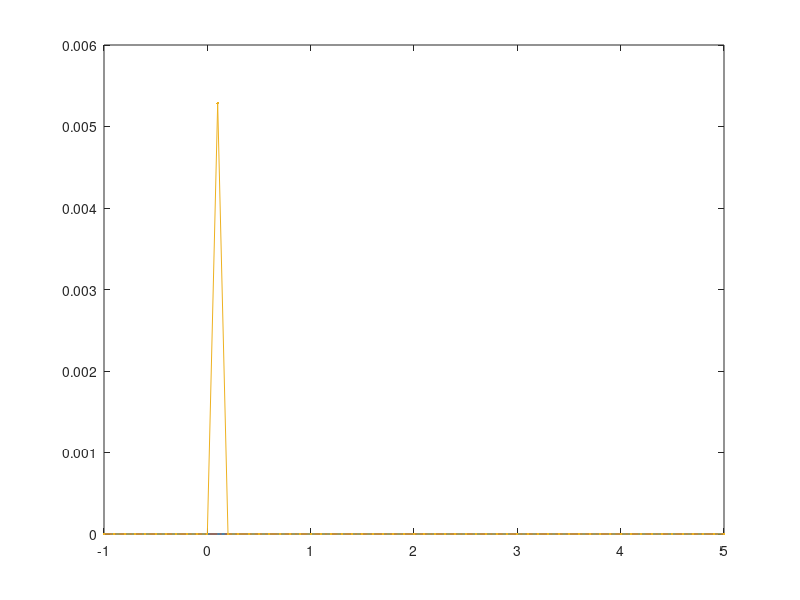
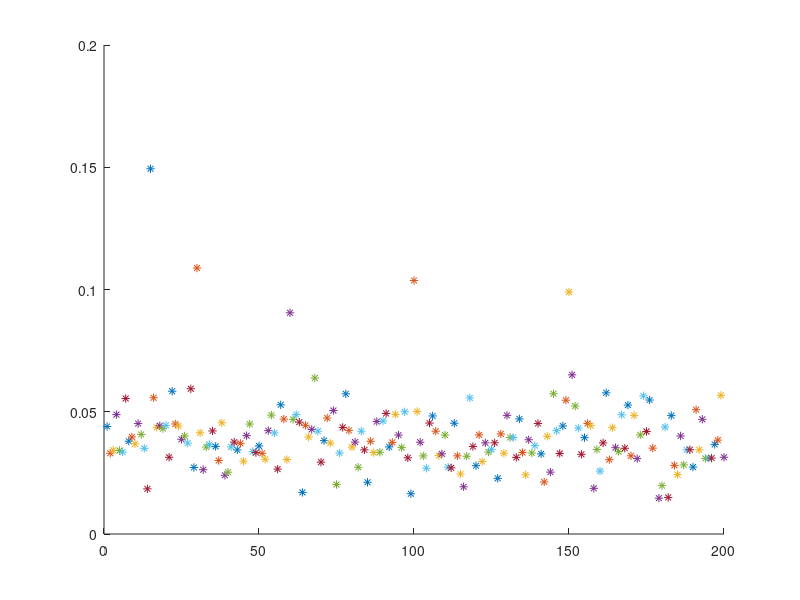

MATLAB code to generate these figures, in order:

mu1=0.1;sig1=1;mu2=0.2;sig2=1;mu3=0.4;sig3=1;
x=-1:0.1:5;n=200;x4=1:1:200;
n1=zeros(1,n);n2=zeros(1,n);n3=zeros(1,n);
y1 = normpdf(x,mu1,sig1);
y2 = normpdf(x,mu2,sig2);
y3 = normpdf(x,mu3,sig3);
figure(1);
%plot(x,y1,'-',x,y2,'-.',x,y3,'.-');
%data=1 + (10-1) .* rand(1,n);
data=normrnd(0.04,0.01,[1,n]);
for i=[30,60,150,100]
    data(i)=normrnd(0.1,0.01);
end
for i=[15,178]
    data(i)=normrnd(0.2,0.1);
end
%data=[0.8000,0.8555,0.9000,0.9001,0.9210,0.9910,1.700,0.8750,0.92250,0.7950,0.9000,0.8998,0.9125,1.800,0.9100,0.9500,0.8999,1.9000,0.8750,0.9235,0.8000,0.8555,0.9000,0.9001,0.9210,0.9910,1.700,0.8750,0.92250,0.7950,0.9000,0.8998,0.9125,1.800,0.9100,0.9500,0.8999,1.9000,0.8750,0.9235];
pr1=0.33;pr2=0.33;pr3=1-pr1-pr2;
for i=1:1:10
    for j=1:1:n
        x1=(exp(-((data(j)-mu1)^2)/(2*sig1)))/(sqrt(2*pi*sig1));
        x2=(exp(-((data(j)-mu2)^2)/(2*sig2)))/(sqrt(2*pi*sig2));
        x3=(exp(-((data(j)-mu3)^2)/(2*sig3)))/(sqrt(2*pi*sig3));
        n1(j)=(x1*pr1)/(x1*pr1+x2*pr2+x3*pr3);
        n2(j)=(x2*pr2)/(x1*pr1+x2*pr2+x3*pr3);
        n3(j)=1-n1(j)-n2(j);
    end
    u1=0;u2=0;u3=0;v1=0;v2=0;v3=0;w1=0;w2=0;w3=0;
    for k=1:1:n
        u1=u1+n1(k)*data(k);
        u2=u2+n1(k)*((data(k)-mu1)^2);
        u3=u3+n1(k);
        v1=v1+n2(k)*data(k);
        v2=v2+n2(k)*((data(k)-mu2)^2);
        v3=v3+n2(k);
        w1=w1+n3(k)*data(k);
        w2=w2+n3(k)*((data(k)-mu3)^2);
        w3=w3+n3(k);
    end
    mu1=u1/u3;
    sig1=u2/u3;
    mu2=v1/v3;
    sig2=v2/v3;
    mu3=w1/w3;
    sig3=w2/w3;
    pr1=u3/n;
    pr2=v3/n;
    pr3=1-pr1-pr2;
end
 
for i=1:n
    if data(i)<0.01
        data(i)=0.04;
    end
end
y1 = normpdf(x,mu1,sig1);
y2 = normpdf(x,mu2,sig2);
y3 = normpdf(x,mu3,sig3);
figure(2);
plot(x,y1,'-',x,y2,'-.',x,y3,'.-');
figure(3);
hold on
for i=1:n
    if data(i)==0.1
        scatter(x4(i),data(i),'xr');
    else
        scatter(x4(i),data(i),'*b');
    end
end
ylim([0 0.2])
hold off


